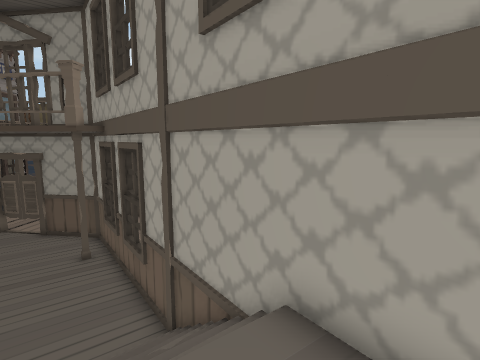
[1] (above)

17 first-person views from a walk through a 3-D level made in the Unity game engine. The camera is 1.2 m above the floor, tilts 8° down and sees 80° across. Doors are open. The floor is counted in squares, 0.5 m on a side. Each view is taken from the middle of a square. On the plan, view 1 faces up. The plan holds only what a view shows up to about 18 squares ahead; the rest is blank. The place goes on beyond the plan. The player is left out.

[2]
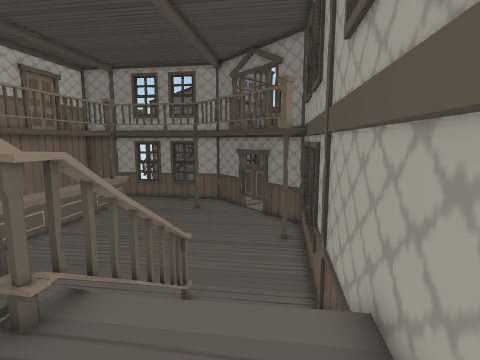

[3]
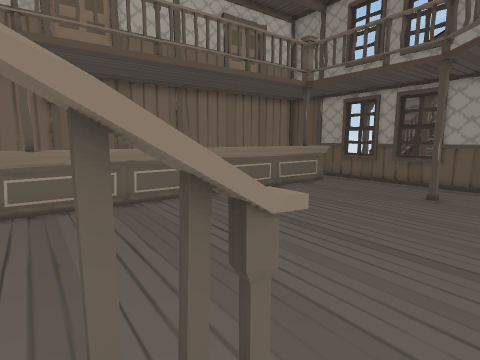

[4]
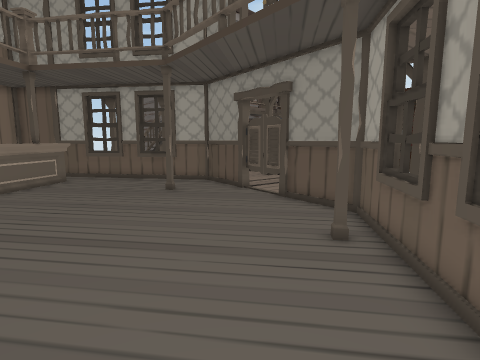

[5]
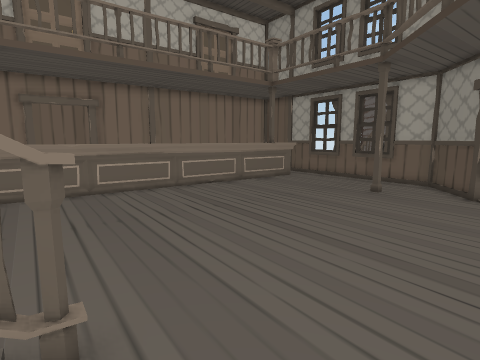

[6]
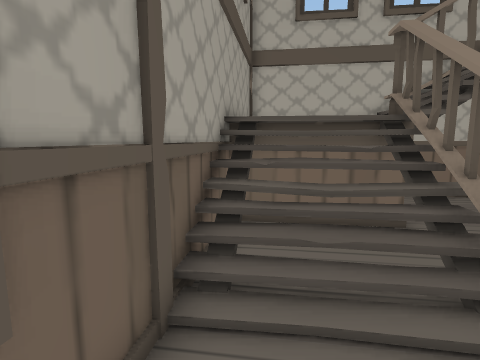

[7]
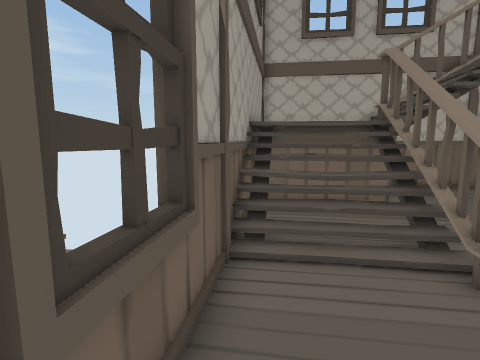

[8]
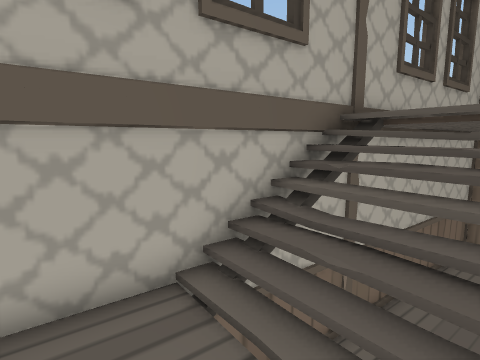

[9]
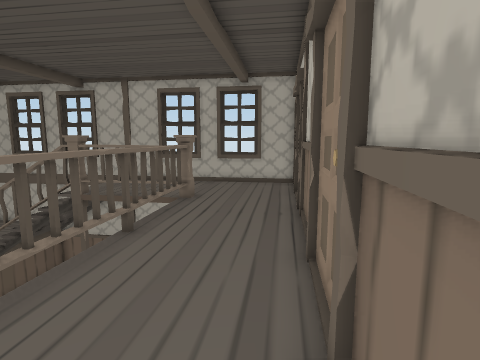

[10]
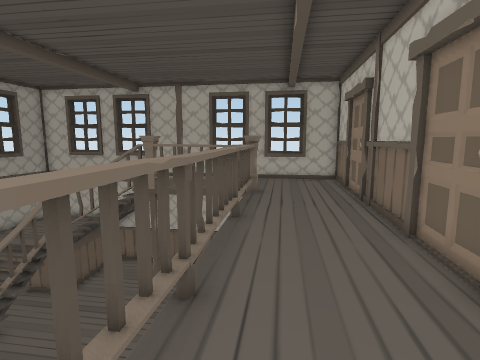

[11]
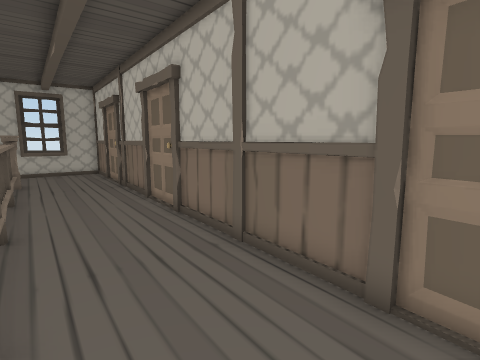

[12]
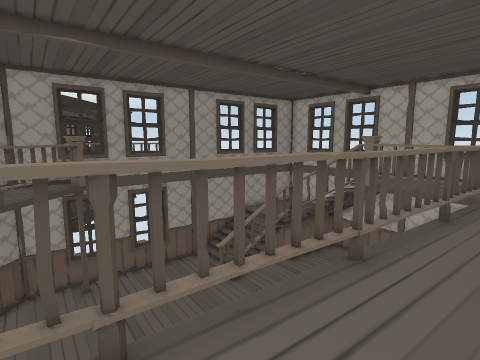

[13]
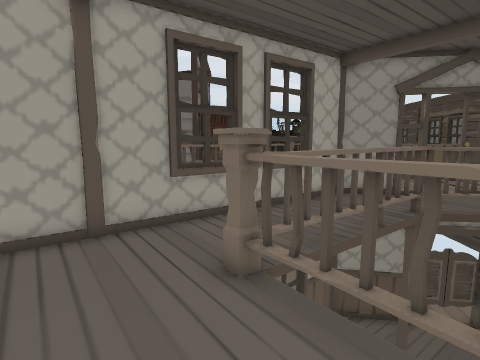

[14]
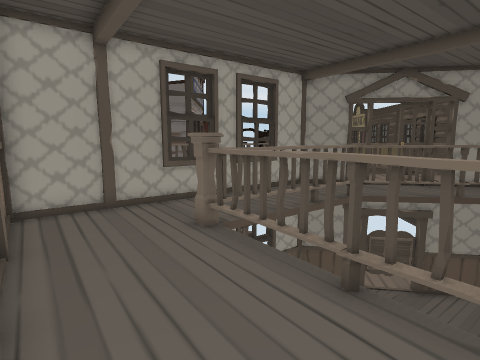

[15]
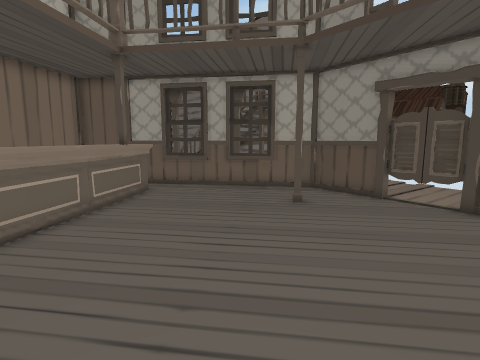

[16]
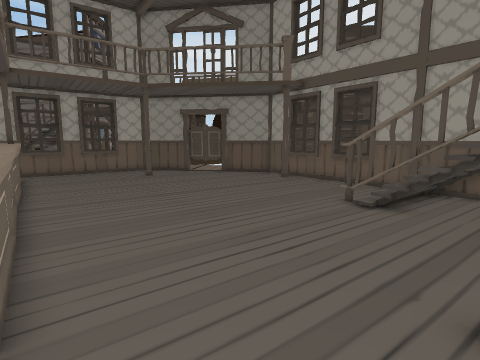

[17]
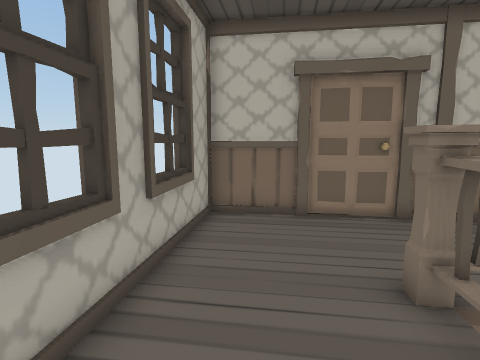

### Floor plan
Key: @ floor where view 1 was taken; # wall or solid block; . main floor; : floor 1.5 m higher than the main floor; + floor 3 m higher than the main floor; / step, stairs or slope; D open door; = window, fence, low wall or low ledge; ^ raised ledge; T thing the floor can be seen under or through; O other object.
Columns run from 27 left of view 1 to 3 right of it. Each row starts with its distance up from view 1.
 17          ####
 16        ###. #DD#####
 15       ##..........###
 14      ##.............#
 13    ###..............##
 12   ##................###
 11  ## O.................##
 10 ## OOO.................##
  9 #  .O##.................#
  8 #   .+=.................##
  7 ##   /#^.................##
  6  ## /++##...............//##
  5   #/++++##............T////#
  4   ##+++++^............T////##
  3    ##++++#^...........TT////##
  2     ##++++##...........TT/:::#
  1      #+++++##...........TT::: #
  0      ##++++#=...........## @ :#
 -1       ##++++#^.........#/:::: #
 -2        ##++++##......./////::##
 -3         #+++++#.....# /////###
 -4         ##++++      /+////##
 -5          ##++++/  //+++//##
 -6           ##+++/ /+++++###
 -7            #++++/+++++##
 -8            ##++++++++##
 -9             ##+++++###
-10              ##+++##
-11               #++##
-12               ####

Positions as (right, up) in squares from view 1, and headings:
1: (0, 0), facing up
2: (2, 0), facing up-left
3: (-4, 5), facing left
4: (-4, 6), facing up-left
5: (-3, 7), facing left
6: (-5, 9), facing down-right
7: (-6, 11), facing down-right
8: (-1, 1), facing down
9: (-21, 1), facing down-right
10: (-20, 4), facing down-right
11: (-22, 8), facing down
12: (-22, 4), facing right
13: (-22, 4), facing up
14: (-21, 1), facing up
15: (-10, 4), facing up-left
16: (-10, -6), facing up
17: (-6, -5), facing down-left
